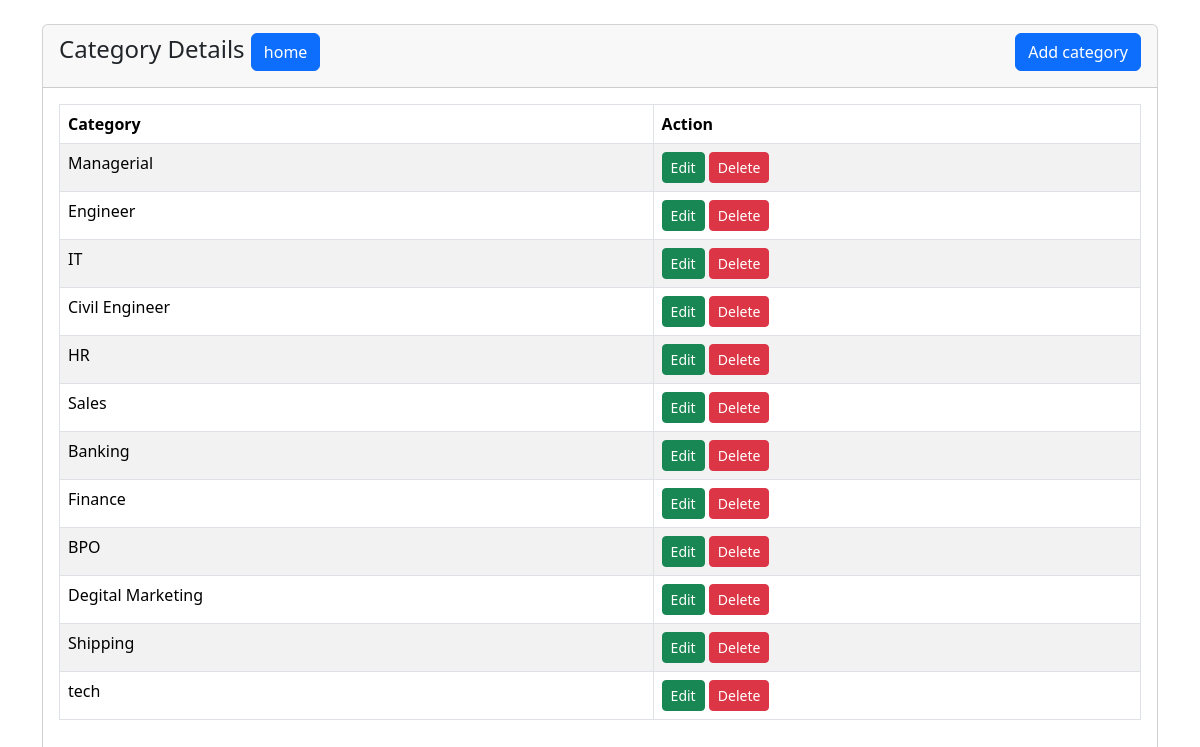
/category.php, run on an earlier commit of the app's database.
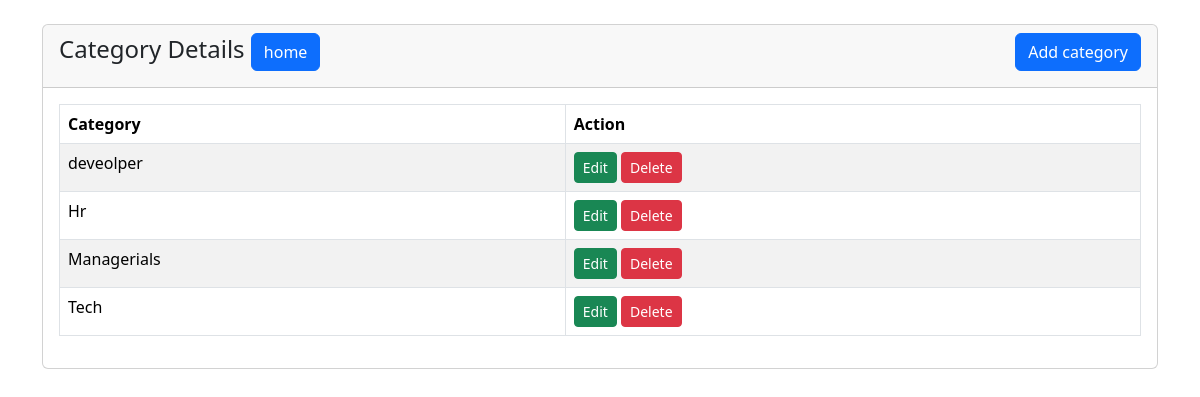
And on a later commit of the database.
### tables this page shows
CREATE TABLE `tblcategory` (
  `id` int(11) NOT NULL,
  `category` varchar(90) NOT NULL
);

### category.php (the view, shortened to what this page needs)
<?php
    require 'index.php';
?>
<!doctype html>
<html lang="en">
  <head>
    <link href="css/bootstrap.min.css" rel="stylesheet">
</head>
<body>
    <div class="container mt-4">
        <div class="row">
            <div class="col-md-12">
                <div class="card">
                    <div class="card-header">
                        <h4>Category Details
						<a href="home3.html" class="btn btn-primary side-end-end">home</a>
                            <a href="addcategory.php" class="btn btn-primary float-end">Add category</a>
                        </h4>
                    </div>
                    <div class="card-body">
                        <table class="table table-bordered table-striped">
                            <thead>
                                <tr>
									<th>Category</th>
                                    <th>Action</th>
                                </tr>
                            </thead>
                            <tbody>
                                <?php
                                    $query = "SELECT * FROM tblcategory";
                                    $query_run = mysqli_query($conn, $query);
                                    if(mysqli_num_rows($query_run) > 0)
                                    {
                                        foreach($query_run as $category)
                                        {
                                            ?>
                                            <tr>
                                                <td><?= $category['category']; ?></td>
                                                <td>
                                                      <a href="categoryedit.php?id=<?= $category['id']; ?>" class="btn btn-success btn-sm">Edit</a>
													  <form action="categorycode.php" method="POST" class="d-inline">
                                                        <button type="submit" name="delete_category" value="<?=$category['id'];?>" class="btn btn-danger btn-sm">Delete</button>
                                                    </form>
                                                </td>
                                            </tr>
                                            <?php
                                        }
                                    }
                                    else
                                    {
                                        echo "<h5> No Record Found </h5>";
                                    }
                                ?>
                            </tbody>
                        </table>
                    </div>
                </div>
            </div>
        </div>
    </div>
</body>
</html>

What changed in the data, as far as the page shows it:
removed tblcategory: category "Managerial", $category['id'] 11 (drawn)
removed tblcategory: category "Engineer", $category['id'] 12 (drawn)
removed tblcategory: category "IT", $category['id'] 13 (drawn)
removed tblcategory: category "Civil Engineer", $category['id'] 14 (drawn)
removed tblcategory: category "HR", $category['id'] 15 (drawn)
removed tblcategory: category "Sales", $category['id'] 23 (drawn)
removed tblcategory: category "Banking", $category['id'] 24 (drawn)
removed tblcategory: category "Finance", $category['id'] 25 (drawn)
removed tblcategory: category "BPO", $category['id'] 26 (drawn)
removed tblcategory: category "Degital Marketing", $category['id'] 27 (drawn)
removed tblcategory: category "Shipping", $category['id'] 28 (drawn)
removed tblcategory: category "tech", $category['id'] 29 (drawn)
added tblcategory: category "deveolper", $category['id'] 34 (drawn)
added tblcategory: category "Hr", $category['id'] 32 (drawn)
added tblcategory: category "Managerials", $category['id'] 33 (drawn)
added tblcategory: category "Tech", $category['id'] 31 (drawn)
